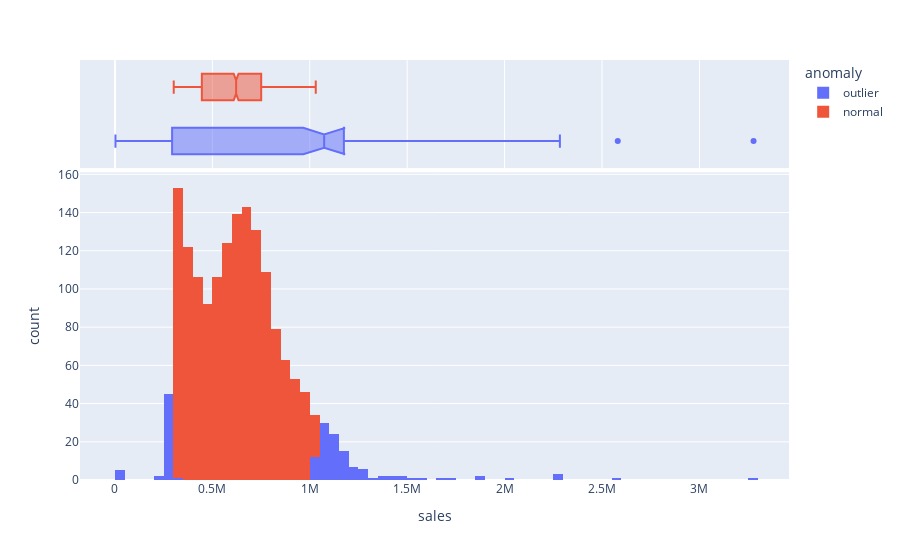

Notebook code cell kept with this figure:
### Code cell
px.histogram(temp , x='sales',color='anomaly', marginal='box')

### Figure 1 — Plotly figure (JSON) as saved in the notebook; plotly's stock layout.template omitted (floating-point values rounded to 4 significant figures; data arrays with more than 128 entries replaced by an {"elided": "..."} marker saying what was removed)
{"data": [{"alignmentgroup": "True", "bingroup": "x", "hovertemplate": "anomaly=outlier<br>sales=%{x}<br>count=%{y}<extra></extra>", "legendgroup": "outlier", "marker": {"color": "#636efa", "pattern": {"shape": ""}}, "name": "outlier", "offsetgroup": "outlier", "orientation": "v", "showlegend": true, "type": "histogram", "x": {"elided": "166 float values"}, "xaxis": "x", "yaxis": "y"}, {"alignmentgroup": "True", "hovertemplate": "anomaly=outlier<br>sales=%{x}<extra></extra>", "legendgroup": "outlier", "marker": {"color": "#636efa"}, "name": "outlier", "notched": true, "offsetgroup": "outlier", "showlegend": false, "type": "box", "x": {"elided": "166 float values"}, "xaxis": "x2", "yaxis": "y2"}, {"alignmentgroup": "True", "bingroup": "x", "hovertemplate": "anomaly=normal<br>sales=%{x}<br>count=%{y}<extra></extra>", "legendgroup": "normal", "marker": {"color": "#EF553B", "pattern": {"shape": ""}}, "name": "normal", "offsetgroup": "normal", "orientation": "v", "showlegend": true, "type": "histogram", "x": {"elided": "1487 float values"}, "xaxis": "x", "yaxis": "y"}, {"alignmentgroup": "True", "hovertemplate": "anomaly=normal<br>sales=%{x}<extra></extra>", "legendgroup": "normal", "marker": {"color": "#EF553B"}, "name": "normal", "notched": true, "offsetgroup": "normal", "showlegend": false, "type": "box", "x": {"elided": "1487 float values"}, "xaxis": "x2", "yaxis": "y2"}], "layout": {"barmode": "relative", "legend": {"title": {"text": "anomaly"}, "tracegroupgap": 0}, "margin": {"t": 60}, "xaxis": {"anchor": "y", "domain": [0, 1], "title": {"text": "sales"}}, "xaxis2": {"anchor": "y2", "domain": [0, 1], "matches": "x", "showgrid": true, "showticklabels": false}, "yaxis": {"anchor": "x", "domain": [0, 0.7326], "title": {"text": "count"}}, "yaxis2": {"anchor": "x2", "domain": [0.7426, 1], "matches": "y2", "showgrid": false, "showline": false, "showticklabels": false, "ticks": ""}}}
